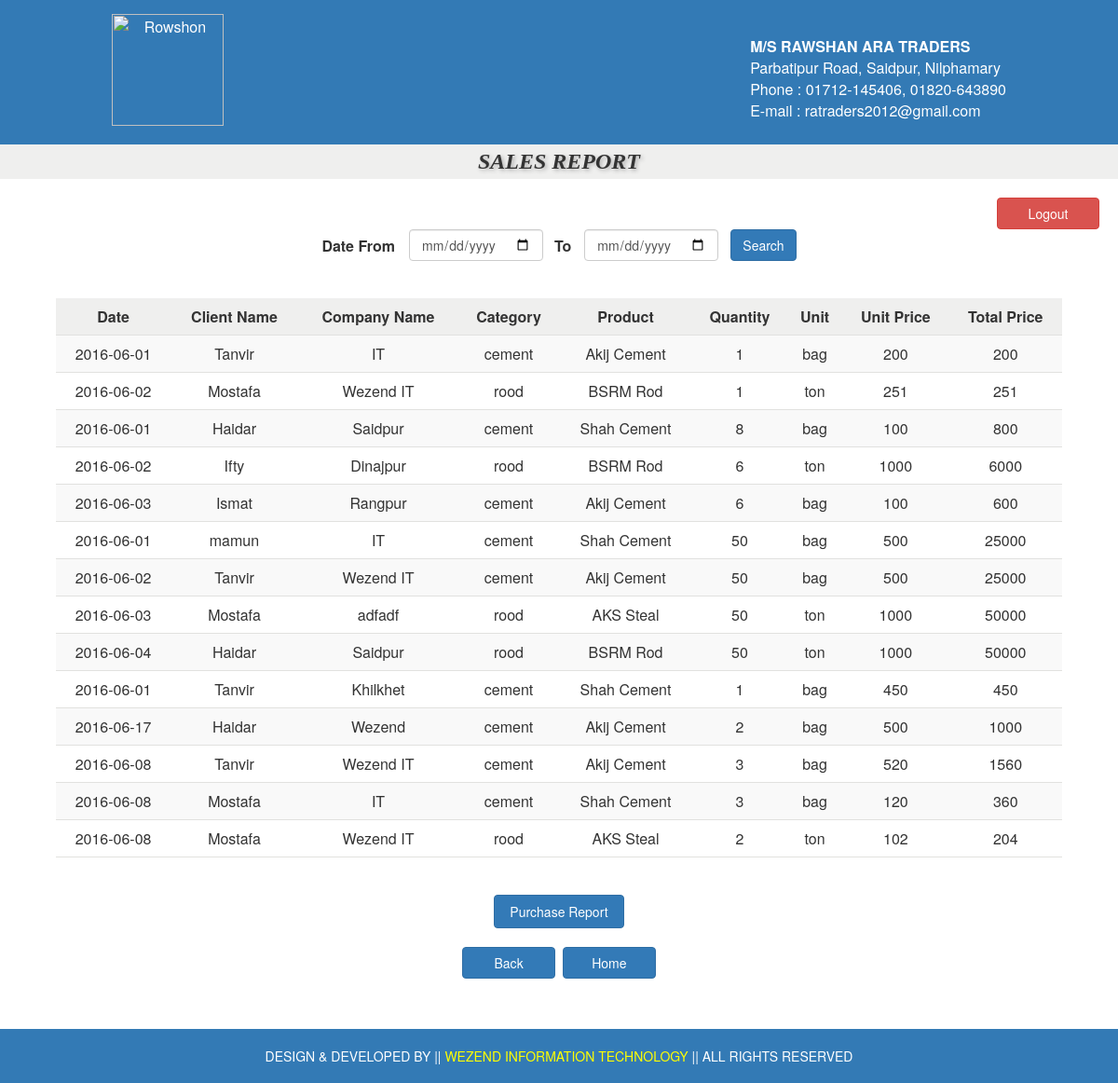
The page /src/report_sales.php (signed in) on the database as committed earlier.
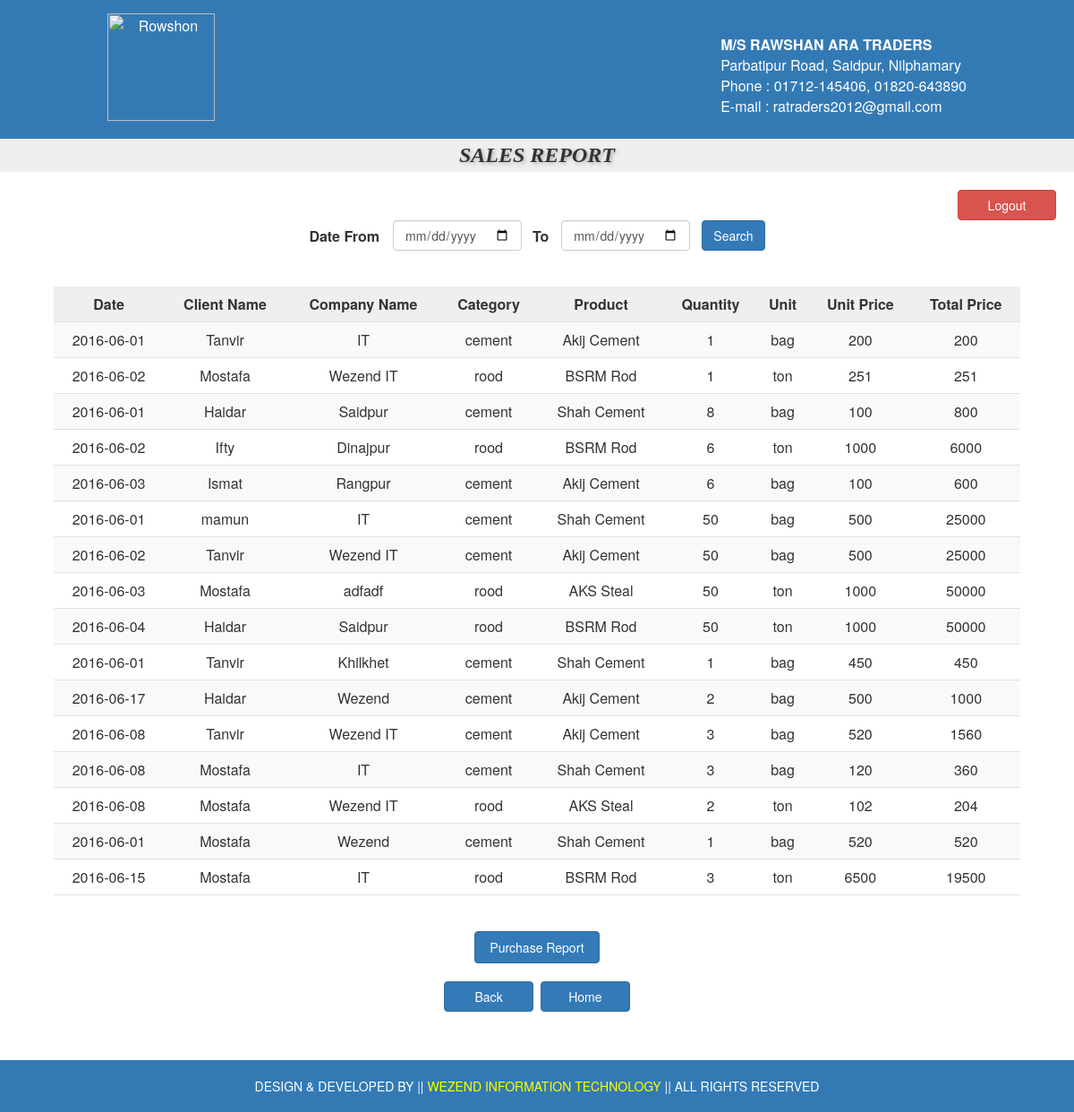
The same page on the database as committed later.
### tables this page shows
CREATE TABLE IF NOT EXISTS `sales_trans` (
`id` int(11) NOT NULL,
  `date` date NOT NULL,
  `client_name` varchar(100) NOT NULL,
  `client_com_name` varchar(100) NOT NULL,
  `ctg_id` int(11) NOT NULL,
  `product_id` int(11) NOT NULL,
  `quantity` double NOT NULL,
  `unit_prize` double NOT NULL,
  `total_prize` double NOT NULL
);

CREATE TABLE IF NOT EXISTS `category` (
`ctg_id` int(11) NOT NULL,
  `ctg_name` varchar(50) NOT NULL,
  `unit_name` varchar(50) NOT NULL
);

CREATE TABLE IF NOT EXISTS `product` (
`product_id` int(11) NOT NULL,
  `product_name` varchar(80) NOT NULL,
  `ctg_id` int(11) NOT NULL,
  `quantity` double NOT NULL
);

### src/report_sales.php (the view, shortened to what this page needs)
<?php include 'header.php';?>
<!DOCTYPE html>
<html>
<head>
	<link rel="stylesheet" href="css/bootstrap.min.css">
	<link rel="stylesheet" type="text/css" href="style.css">
</head>
<body>
<center>
<div class="add_ctg_heading">SALES REPORT</div>
<div align="right" style="padding-right:20px; padding-top:20px"><a href="logout.php" class="btn btn-danger" style="width:110px">Logout</a></div>
	<form action="" method="POST">
	<table>
	<tr>
	<td style="padding-right:15px"><b>Date From</b></td>
	<td style="padding-right:12px"><input type="date" name="date_from" placeholder="yyyy-mm-dd" class="form-control"></td>
	<td style="padding-right:5px"><b>To</b>&nbsp;&nbsp;</td>
	<td style="padding-right:13px"><input type="date" name="date_to" placeholder="yyyy-mm-dd" class="form-control"></td>
	<td><input type="submit" name="submit" value="Search" class="btn btn-primary"></td>
	</form>
	<br>
	<?php
		if(isset($_POST['submit'])){
			$date_from = $_POST['date_from'];
			$date_to = $_POST['date_to'];
			if ($date_from == "") {
				$sql = "SELECT t1.`date`, t1.`client_name`, t1.`client_com_name`, t1.`ctg_id`, t1.`product_id`, t1.`quantity`, t1.`unit_prize`, t1.`total_prize`, t2.`ctg_name`,t2.`unit_name`,t3.`product_name` FROM `sales_trans` as t1 INNER JOIN `category` as t2 on t1.`ctg_id`=t2.`ctg_id` INNER JOIN `product` as t3 on t1.`product_id`= t3.`product_id` WHERE t1.`date`='$date_to'";
			}else if ($date_to == ""){
				$sql = "SELECT t1.`date`, t1.`client_name`, t1.`client_com_name`, t1.`ctg_id`, t1.`product_id`, t1.`quantity`, t1.`unit_prize`, t1.`total_prize`, t2.`ctg_name`,t2.`unit_name`,t3.`product_name` FROM `sales_trans` as t1 INNER JOIN `category` as t2 on t1.`ctg_id`=t2.`ctg_id` INNER JOIN `product` as t3 on t1.`product_id`= t3.`product_id` WHERE t1.`date`='$date_from'";
			}else{
				$sql = "SELECT t1.`date`, t1.`client_name`, t1.`client_com_name`, t1.`ctg_id`, t1.`product_id`, t1.`quantity`, t1.`unit_prize`, t1.`total_prize`, t2.`ctg_name`,t2.`unit_name`,t3.`product_name` FROM `sales_trans` as t1 INNER JOIN `category` as t2 on t1.`ctg_id`=t2.`ctg_id` INNER JOIN `product` as t3 on t1.`product_id`= t3.`product_id` WHERE t1.`date` BETWEEN '$date_from' and '$date_to'";
			}
		}else{
			$sql = "SELECT t1.`date`, t1.`client_name`, t1.`client_com_name`, t1.`ctg_id`, t1.`product_id`, t1.`quantity`, t1.`unit_prize`, t1.`total_prize`, t2.`ctg_name`,t2.`unit_name`,t3.`product_name` FROM `sales_trans` as t1 INNER JOIN `category` as t2 on t1.`ctg_id`=t2.`ctg_id` INNER JOIN `product` as t3 on t1.`product_id`= t3.`product_id`";
		}
	?>
	<br>
	<table class="table-striped" style="width:90%">
		<thead>
			<tr>
				<th>Date</th>
				<th>Client Name</th>
				<th>Company Name</th>
				<th>Category</th>
				<th>Product</th>
				<th>Quantity</th>
				<th>Unit</th>
				<th>Unit Price</th>
				<th>Total Price</th>
			</tr>
		</thead>
		<tbody>
			<?php
				$result = mysql_query($sql);
			while ($row = mysql_fetch_assoc($result)) {
				echo "<tr> <td>". $row["date"]."</td> <td>" . $row["client_name"]. "</td><td>".$row["client_com_name"]."</td><td>".$row["ctg_name"]."</td><td>".$row["product_name"]."</td><td>".$row["quantity"]."</td><td>".$row["unit_name"]."</td><td>".$row["unit_prize"]."</td><td>".$row["total_prize"]."</td></tr>";
			}
			?>
		</tbody>
	</table>
	<br>
	<br>
	<a href="report_purchase.php" class="btn btn-primary" style="width:140px; padding:7px">Purchase Report</a><br><br>
	<a href="report.php" class="btn btn-primary" style="width:100px">Back</a>&nbsp;
	<a href="home.php" class="btn btn-primary" style="width:100px">Home</a>
</center>
</body>
<?php include 'footer2.php';?>
</html>

### src/header.php
<html>
	<head>
		<link rel="stylesheet" type="text/css" href="style.css">
	</head>
	<body>
	<header>
		<table class="header">
			<tr class="abcd">
				<td><div style="float:left; padding-left: 120px; padding-top: 15px; padding-bottom: 15px"><img src="images/logo.png" alt="Rowshon" class="logo"/></div>
				<div style="float:right; text-align:left; padding-right: 120px; padding-top: 15px; padding-bottom: 15px"><p><br><b>M/S RAWSHAN ARA TRADERS</b><br>Parbatipur Road, Saidpur, Nilphamary<br>Phone : 01712-145406, 01820-643890<br>E-mail : ratraders2012@gmail.com</p></div></td>
			</tr>
		</table>
	</header>
	</body>
</html>

### src/footer2.php
<html>
	<head>
		<link rel="stylesheet" type="text/css" href="style.css">
	</head>
	<body>
		<footer class="relation">
			DESIGN & DEVELOPED BY || <a href="http://www.wezendtech.com" target="_blank" style="text-decoration:none; color:yellow;">WEZEND INFORMATION TECHNOLOGY </a> || ALL RIGHTS RESERVED
		</footer>
	</body>
</html>

### src/style.css (style rules this page uses)
.add_ctg_heading { padding:5px; background-color: #efefee; font: italic bold 24px Georgia, serif; text-shadow: 2px 2px 4px #aeaeae ; }
table.header { background-color:#337ab5; color:white; text-align:center; width:100%; }
img.logo { height:120px; }
footer { position:fixed; left:0px; bottom:0px; width:100%; background-color:#337ab5; color:white; clear:both; text-align:center; padding:19px; }
footer.relation { position:relative; top:40px; bottom:0px; width:100%; background-color:#337ab5; color:white; text-align:center; padding:19px; }
table.table-striped { width:50%; text-align:center; }
table.table-striped th { text-align:center; border-bottom:1pt solid #e1e1df ; padding:8px; background-color:#efefee ; }
table.table-striped td { border-bottom:1pt solid #e1e1df ; padding:8px; }

Rows that differ between the two databases and show on the page:
added sales_trans: date "2016-06-01", client_name "Mostafa", client_com_name "Wezend", ctg.ctg_name "cement", product.product_name "Shah Cement", quantity "1", ctg.unit_name "bag", unit_prize "520", total_prize "520"
added sales_trans: date "2016-06-15", client_name "Mostafa", client_com_name "IT", ctg.ctg_name "rood", product.product_name "BSRM Rod", quantity "3", ctg.unit_name "ton", unit_prize "6500", total_prize "19500"
